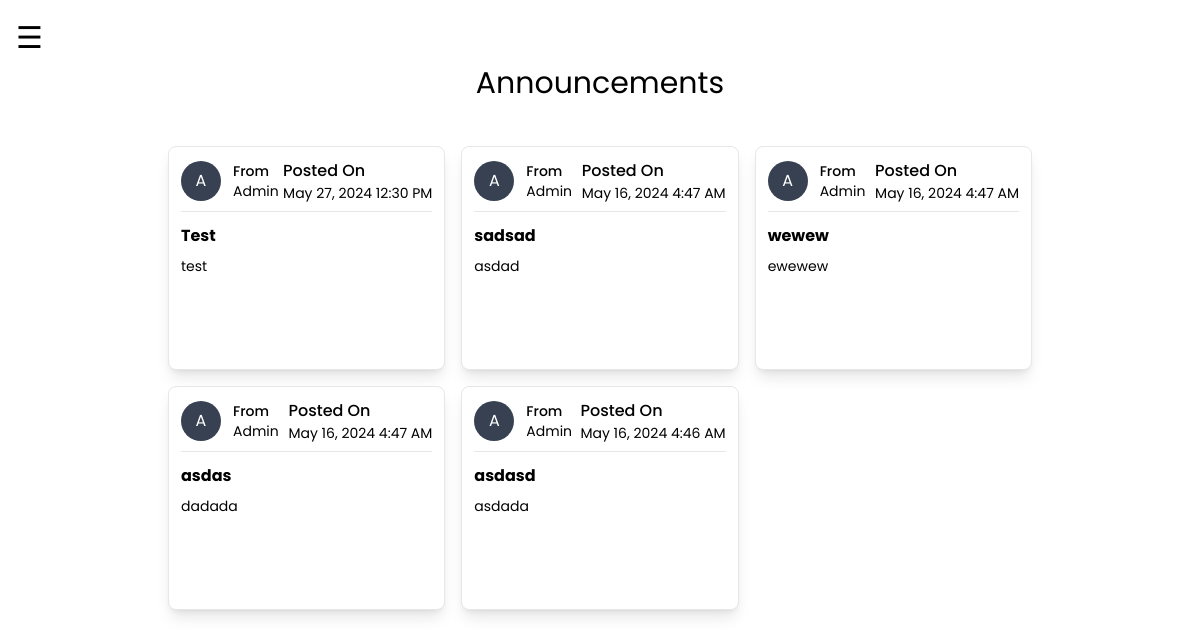
Screenshot of /announcement.php (signed in) with the database file from the repository.
### tables this page shows
CREATE TABLE `announcement` (
  `id` int(11) NOT NULL,
  `content` varchar(254) NOT NULL,
  `title` varchar(254) NOT NULL,
  `date_created` datetime NOT NULL DEFAULT current_timestamp(),
  `name` varchar(254) NOT NULL
);

### announcement.php (the view, shortened to what this page needs)
<?php
include('connector.php');
$announcements = [];
$select = "SELECT * FROM announcement ORDER BY date_created desc";
$result = $connection->query($select);
if ($result->num_rows > 0) {
    while($row = $result->fetch_assoc()) {
        $announcements[] = $row;
    }
}
?>
<!DOCTYPE html>
<html>
<head>
<script src="https://cdn.tailwindcss.com"></script>
</head>
<body>
<div id="main">
<span style="font-size:30px;cursor:pointer" onclick="openNav()">&#9776;</span>
<div class="w-full flex items-center flex-col container mx-auto">
  <h1 style="text-align:center; font-size:30px; font-weight:strong">Announcements</h1>
  <div class="grid grid-cols-3 w-full px-20 gap-4 mt-10">
    <?php foreach($announcements as $ann): ?>
      <div class="h-56 overflow-y-auto bg-white border shadow-lg p-3 rounded-lg">
        <div class="pb-2 border-b flex justify-between items-center">
        <div class="flex items-center gap-3">
          <div class="w-10 h-10 rounded-full hover:border hover:p-1 bg-gray-700 text-white flex items-center justify-center">A</div>
          <div class="flex flex-col">
            <span class="font-medium text-sm">From</span>
            <span class="text-sm capitalize"><?php echo $ann['name'];?></span>
          </div>
        </div>
        <div class="flex flex-col">
          <span class="font-medium">Posted On</span>
          <span class="text-sm"><?php echo $formatted_date = date('F j, Y g:i A', strtotime($ann['date_created']));?></span>
        </div>
        </div>
        <div class="mt-3">
          <h1 class="font-bold mb-2"><?php echo $ann['title'];?></h1>
          <p class="text-sm"><?php echo $ann['content'];?></p>
        </div>
      </div>
    <?php endforeach;?>
  </div>
</div>
<br>
</div>
</body>
</html>

### announcement.php (style rules this page uses)
body { font-family: "Poppins" , sans-serif; transition: background-color .5s; }
#main { transition: margin-left .5s; padding: 16px; }

### rows the page displays
announcement: name "Admin", date_created "May 27, 2024 12:30 PM", title "Test", content "test"
announcement: name "Admin", date_created "May 16, 2024 4:47 AM", title "sadsad", content "asdad"
announcement: name "Admin", date_created "May 16, 2024 4:47 AM", title "wewew", content "ewewew"
announcement: name "Admin", date_created "May 16, 2024 4:47 AM", title "asdas", content "dadada"
announcement: name "Admin", date_created "May 16, 2024 4:46 AM", title "asdasd", content "asdada"
